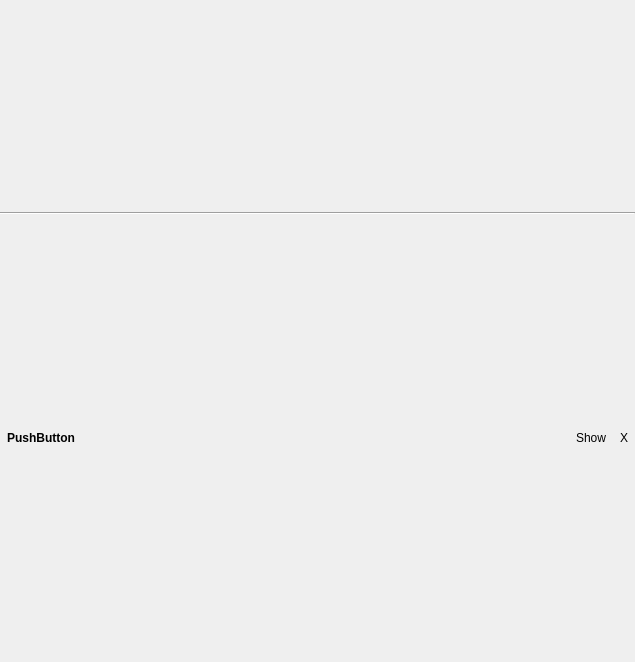
<?xml version="1.0" encoding="UTF-8"?>
<ui version="4.0">
 <class>StackPage</class>
 <widget class="QWidget" name="StackPage">
  <property name="geometry">
   <rect>
    <x>0</x>
    <y>0</y>
    <width>635</width>
    <height>662</height>
   </rect>
  </property>
  <property name="windowTitle">
   <string>Form</string>
  </property>
  <layout class="QVBoxLayout" name="verticalLayout">
   <property name="spacing">
    <number>0</number>
   </property>
   <property name="margin">
    <number>0</number>
   </property>
   <item>
    <widget class="Line" name="line">
     <property name="orientation">
      <enum>Qt::Horizontal</enum>
     </property>
    </widget>
   </item>
   <item>
    <layout class="QHBoxLayout" name="horizontalLayout">
     <item>
      <widget class="QToolButton" name="label_">
       <property name="font">
        <font>
         <weight>75</weight>
         <bold>true</bold>
        </font>
       </property>
       <property name="text">
        <string>PushButton</string>
       </property>
       <property name="autoRaise">
        <bool>true</bool>
       </property>
       <property name="arrowType">
        <enum>Qt::NoArrow</enum>
       </property>
      </widget>
     </item>
     <item>
      <spacer name="horizontalSpacer">
       <property name="orientation">
        <enum>Qt::Horizontal</enum>
       </property>
       <property name="sizeHint" stdset="0">
        <size>
         <width>40</width>
         <height>20</height>
        </size>
       </property>
      </spacer>
     </item>
     <item>
      <widget class="QToolButton" name="showButton_">
       <property name="sizePolicy">
        <sizepolicy hsizetype="Fixed" vsizetype="Fixed">
         <horstretch>0</horstretch>
         <verstretch>0</verstretch>
        </sizepolicy>
       </property>
       <property name="toolTip">
        <string>Show page</string>
       </property>
       <property name="text">
        <string>Show</string>
       </property>
       <property name="icon">
        <iconset resource="app.qrc">
         <normaloff>:/images/show.png</normaloff>:/images/show.png</iconset>
       </property>
       <property name="autoRaise">
        <bool>true</bool>
       </property>
      </widget>
     </item>
     <item>
      <widget class="QToolButton" name="closeButton_">
       <property name="toolTip">
        <string>Close page</string>
       </property>
       <property name="text">
        <string>X</string>
       </property>
       <property name="icon">
        <iconset resource="app.qrc">
         <normaloff>:/images/close.png</normaloff>:/images/close.png</iconset>
       </property>
       <property name="toolButtonStyle">
        <enum>Qt::ToolButtonIconOnly</enum>
       </property>
       <property name="autoRaise">
        <bool>true</bool>
       </property>
      </widget>
     </item>
    </layout>
   </item>
  </layout>
 </widget>
 <resources>
  <include location="app.qrc"/>
 </resources>
 <connections/>
</ui>
